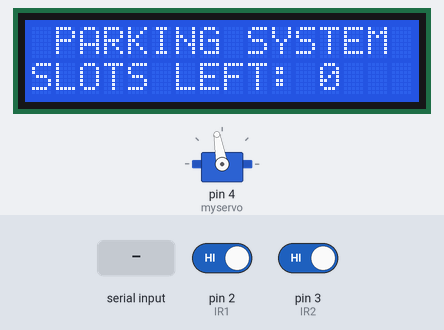
A sketch run on a simulated Arduino Uno, built with avr-gcc and run on an emulated ATmega328P. Parts: 16×2 character LCD, servo. The inputs (shaded band) are chosen by the test bench; at power-on: pin 3 (IR2) HIGH, pin 2 (IR1) HIGH. What the sketch prints to the serial monitor is not drawn.

Above: at 3.3 s.
3.4 s: pin 3 (IR2) driven LOW
At 4.4 s:
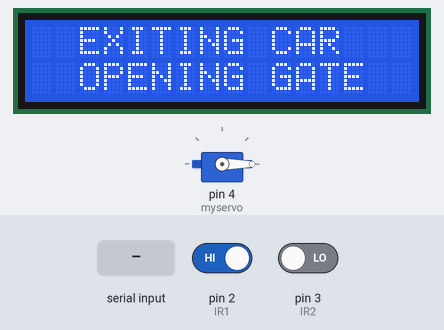
4.9 s: pin 2 (IR1) driven LOW
At 5.5 s:
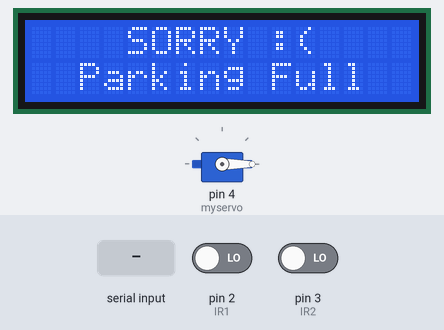
6.4 s: pin 2 (IR1) driven HIGH
At 9.0 s:
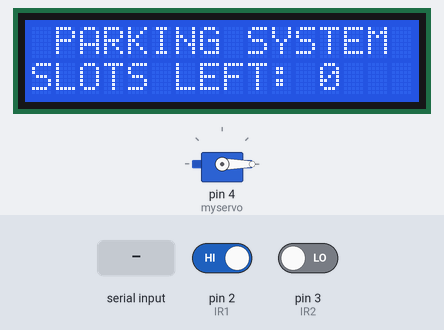
9.4 s: "INVALID_OTP\n" received over Serial
At 10.6 s:
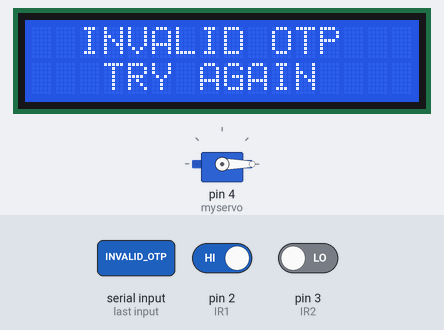
10.9 s: "CLOSE_GATE\n" received over Serial
At 12.9 s:
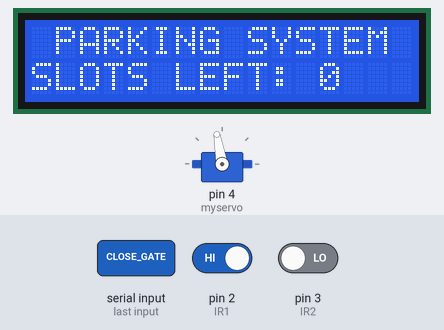
13.9 s: pin 2 (IR1) driven LOW
At 14.8 s:
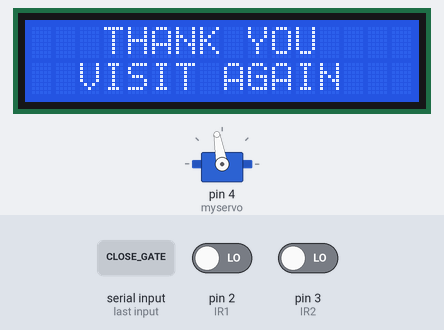
Timing chart, 0 to 16.4 s (numbered marks = the images above; inputs shaded):
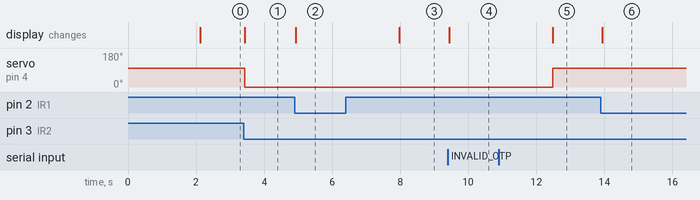

Measured:
- after the input at 3.4 s, servo on pin 4 (myservo): 100° → 0° at once; the display: changes at once (image 1)
- after the input at 4.9 s, the display: changes at once (image 2)
- after the input at 6.4 s, servo on pin 4 (myservo): stays 0° (without the input it goes to 100° after 2.6 s); the display: changes after 1.6 s (image 3)
- after the input at 9.4 s, the display: changes after 0.05 s (image 4)
- after the input at 10.9 s, servo on pin 4 (myservo): 0° → 100° after 1.6 s
- after the input at 13.9 s, the display: changes at once (image 6)

The sketch:

ArduinoCode.ino
```cpp
#include <LiquidCrystal_I2C.h>
#include <Wire.h>
#include <Servo.h>

LiquidCrystal_I2C lcd(0x27, 16, 2);
Servo myservo;

// Pin definitions
int IR1 = 2;  // Entry sensor
int IR2 = 3;  // Exit sensor
bool isCarEntering = false;
// Parking system variables
int Slot = 0;  // Will be updated from server
int flag1 = 0;
int flag2 = 0;
bool gateCommandReceived = false;
bool isPrebookedEntry = false;
unsigned long lastIR1DetectionTime = 0;
const unsigned long debounceDelay = 500; // 500ms debounce
void setup() {
  Serial.begin(9600);

  lcd.init();
  lcd.backlight();

  pinMode(IR1, INPUT);
  pinMode(IR2, INPUT);

  myservo.attach(4);
  myservo.write(100);  // Initial position - gate closed

  lcd.setCursor(0, 0);
  lcd.print("     ARDUINO    ");
  lcd.setCursor(0, 1);
  lcd.print(" PARKING SYSTEM ");
  delay(2000);
  lcd.clear();

  // Show idle state
  displayIdleState();
}
void loop() {
  // Check for commands from Node.js server
  if (Serial.available() > 0) {
    String command = Serial.readStringUntil('\n');
    command.trim();

    if (command == "OPEN_GATE") {
      openGate();
      gateCommandReceived = true;
    } else if (command == "CLOSE_GATE") {
      closeGate();
    } else if (command.startsWith("UPDATE_SLOTS:")) {
      // Extract slot count from command
      String slotCountStr = command.substring(13);
      Slot = slotCountStr.toInt();

      // Update display with new slot count
      displayIdleState();
    } else if (command == "INVALID_OTP") {
      // Display invalid OTP message
      displayInvalidOTP();

      // Reset flags
      flag1 = 0;
      gateCommandReceived = false;
      isCarEntering = false;
    } else if (command == "PREBOOKED_ENTRY") {
      // openGate();
      gateCommandReceived = true;
      isPrebookedEntry = true;
    }

  }

  // Entry detection - IR1 (first sensor)
  if (digitalRead(IR1) == LOW && flag1 == 0) {
    // Car detected at entry
    Serial.println("CAR_DETECTED_ENTRY");

    if (Slot > 0) {
      lcd.clear();
      lcd.setCursor(0, 0);
      lcd.print("  CAR DETECTED  ");
      lcd.setCursor(0, 1);
      lcd.print("  PLEASE WAIT   ");

      flag1 = 1;
      isCarEntering = true;
    }
    else if(Slot==0 && isPrebookedEntry){
      lcd.setCursor(0, 0);
      lcd.print("  PARKING FULL  ");
      lcd.setCursor(0, 1);
      lcd.print("  VERIFY PREBOOK   ");
      flag1 = 1;
      isCarEntering = true;
    }
     else {
      lcd.clear();
      lcd.setCursor(0, 0);
      lcd.print("    SORRY :(    ");
      lcd.setCursor(0, 1);
      lcd.print("  Parking Full  ");

      delay(3000);         // Show the message for 3 seconds
      displayIdleState();  // Return to idle state
    }
  }

  // Exit detection - IR2 (second sensor)
  if (digitalRead(IR2) == LOW && flag2 == 0 && !isCarEntering) {
    // Car detected at exit - should ALWAYS work regardless of slot count
    Serial.println("CAR_DETECTED_EXIT");

    lcd.clear();
    lcd.setCursor(0, 0);
    lcd.print("  EXITING CAR   ");
    lcd.setCursor(0, 1);
    lcd.print("  OPENING GATE  ");

    // Open gate unconditionally for exiting cars
    openGate();

    flag2 = 1;
  }

  // Car has passed through entry
  if (flag1 == 1 && digitalRead(IR2) == LOW && gateCommandReceived) {
    isPrebookedEntry = false;
    Serial.println("CAR_PASSED_ENTRY");

    lcd.clear();
    lcd.setCursor(0, 0);
    lcd.print("  CAR ENTERED   ");
    lcd.setCursor(0, 1);
    lcd.print("SLOTS LEFT: ");
    lcd.print(Slot);

    delay(1000);
    closeGate();

    flag1 = 0;
    gateCommandReceived = false;
    isCarEntering = false;

    // Return to idle state after a few seconds
    delay(3000);
    displayIdleState();
  }

  // Car has passed through exit
  if (flag2 == 1 && digitalRead(IR1) == LOW) {
    Serial.println("CAR_PASSED_EXIT");

    lcd.clear();
    lcd.setCursor(0, 0);
    lcd.print("   THANK YOU    ");
    lcd.setCursor(0, 1);
    lcd.print("  VISIT AGAIN   ");

    delay(1000);
    closeGate();

    flag1 = 0;
    flag2 = 0;
    isCarEntering = false;
    isPrebookedEntry = false;
    gateCommandReceived = false;

    // Return to idle state after a few seconds
    delay(3000);
    displayIdleState();
  }

  // If no activity, display idle state
  if (flag1 == 0 && flag2 == 0 && !gateCommandReceived) {
    // Only update the display if it's been changed
    static unsigned long lastDisplayUpdate = 0;
    if (millis() - lastDisplayUpdate > 5000) {  // Update every 5 seconds
      displayIdleState();
      lastDisplayUpdate = millis();
    }
  }
}

void openGate() {
  myservo.write(0);  // Open position
}

void closeGate() {
  myservo.write(100);  // Closed position
}

void displayIdleState() {
  lcd.clear();
  lcd.setCursor(0, 0);
  lcd.print(" PARKING SYSTEM ");
  lcd.setCursor(0, 1);
  lcd.print("SLOTS LEFT: ");
  lcd.print(Slot);
}

void displayInvalidOTP() {
  lcd.clear();
  lcd.setCursor(0, 0);
  lcd.print("  INVALID OTP   ");
  lcd.setCursor(0, 1);
  lcd.print("   TRY AGAIN    ");

  // Show message for 3 seconds
  delay(3000);

  // Return to idle state
  displayIdleState();
}
```
